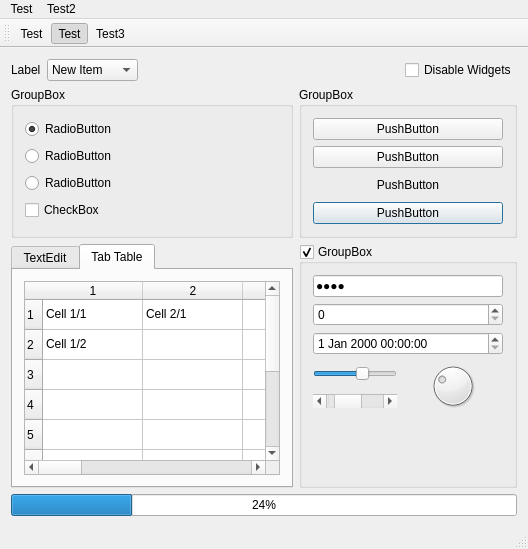
<?xml version="1.0" encoding="UTF-8"?>
<ui version="4.0">
 <class>MainWindow</class>
 <widget class="QMainWindow" name="MainWindow">
  <property name="windowTitle">
   <string>MainWindow</string>
  </property>
  <widget class="QWidget" name="centralWidget">
   <layout class="QGridLayout" name="gridLayout_2">
    <item row="0" column="0" colspan="2">
     <layout class="QHBoxLayout" name="horizontalLayout">
      <item>
       <widget class="QLabel" name="label">
        <property name="text">
         <string>Label</string>
        </property>
       </widget>
      </item>
      <item>
       <widget class="QComboBox" name="comboBox">
        <item>
         <property name="text">
          <string>New Item</string>
         </property>
        </item>
        <item>
         <property name="text">
          <string>New Item 2</string>
         </property>
        </item>
        <item>
         <property name="text">
          <string>New Item 3</string>
         </property>
        </item>
       </widget>
      </item>
      <item>
       <spacer name="horizontalSpacer">
        <property name="orientation">
         <enum>Qt::Horizontal</enum>
        </property>
        <property name="sizeHint" stdset="0">
         <size>
          <width>40</width>
          <height>20</height>
         </size>
        </property>
       </spacer>
      </item>
      <item>
       <widget class="QCheckBox" name="checkBox_4">
        <property name="text">
         <string>Disable Widgets</string>
        </property>
        <property name="checked">
         <bool>false</bool>
        </property>
       </widget>
      </item>
     </layout>
    </item>
    <item row="1" column="0">
     <widget class="QGroupBox" name="groupBox">
      <property name="title">
       <string>GroupBox</string>
      </property>
      <layout class="QVBoxLayout" name="verticalLayout_4">
       <item>
        <widget class="QRadioButton" name="radioButton">
         <property name="toolTipDuration">
          <number>-10</number>
         </property>
         <property name="text">
          <string>RadioButton</string>
         </property>
         <property name="checked">
          <bool>true</bool>
         </property>
        </widget>
       </item>
       <item>
        <widget class="QRadioButton" name="radioButton_2">
         <property name="text">
          <string>RadioButton</string>
         </property>
        </widget>
       </item>
       <item>
        <widget class="QRadioButton" name="radioButton_3">
         <property name="text">
          <string>RadioButton</string>
         </property>
        </widget>
       </item>
       <item>
        <widget class="QCheckBox" name="checkBox">
         <property name="text">
          <string>CheckBox</string>
         </property>
         <property name="checkable">
          <bool>true</bool>
         </property>
         <property name="checked">
          <bool>false</bool>
         </property>
         <property name="autoExclusive">
          <bool>false</bool>
         </property>
         <property name="tristate">
          <bool>true</bool>
         </property>
        </widget>
       </item>
      </layout>
     </widget>
    </item>
    <item row="1" column="1">
     <widget class="QGroupBox" name="groupBox_2">
      <property name="title">
       <string>GroupBox</string>
      </property>
      <layout class="QVBoxLayout" name="verticalLayout_3">
       <item>
        <widget class="QPushButton" name="pushButton">
         <property name="text">
          <string>PushButton</string>
         </property>
        </widget>
       </item>
       <item>
        <widget class="QPushButton" name="pushButton_2">
         <property name="text">
          <string>PushButton</string>
         </property>
         <property name="checkable">
          <bool>true</bool>
         </property>
        </widget>
       </item>
       <item>
        <widget class="QPushButton" name="pushButton_3">
         <property name="text">
          <string>PushButton</string>
         </property>
         <property name="flat">
          <bool>true</bool>
         </property>
        </widget>
       </item>
       <item>
        <widget class="QPushButton" name="pushButton_4">
         <property name="text">
          <string>PushButton</string>
         </property>
         <property name="default">
          <bool>true</bool>
         </property>
        </widget>
       </item>
      </layout>
     </widget>
    </item>
    <item row="2" column="0">
     <widget class="QTabWidget" name="tabWidget">
      <property name="currentIndex">
       <number>1</number>
      </property>
      <widget class="QWidget" name="tab">
       <attribute name="title">
        <string>TextEdit</string>
       </attribute>
       <layout class="QVBoxLayout" name="verticalLayout">
        <item>
         <widget class="QTextEdit" name="textEdit">
          <property name="html">
           <string>&lt;!DOCTYPE HTML PUBLIC &quot;-//W3C//DTD HTML 4.0//EN&quot; &quot;http://www.w3.org/TR/REC-html40/strict.dtd&quot;&gt;
&lt;html&gt;&lt;head&gt;&lt;meta name=&quot;qrichtext&quot; content=&quot;1&quot; /&gt;&lt;style type=&quot;text/css&quot;&gt;
p, li { white-space: pre-wrap; }
&lt;/style&gt;&lt;/head&gt;&lt;body style=&quot; font-family:'MS Shell Dlg 2'; font-size:8.25pt; font-weight:400; font-style:normal;&quot;&gt;
&lt;p style=&quot; margin-top:0px; margin-bottom:0px; margin-left:0px; margin-right:0px; -qt-block-indent:0; text-indent:0px;&quot;&gt;&lt;span style=&quot; font-family:'.SF NS Text'; font-size:13pt;&quot;&gt;test&lt;br /&gt;test&lt;br /&gt;test&lt;br /&gt;test&lt;br /&gt;test&lt;br /&gt;test&lt;br /&gt;test&lt;br /&gt;test&lt;br /&gt;test&lt;br /&gt;test&lt;br /&gt;test&lt;br /&gt;test&lt;br /&gt;test&lt;br /&gt;test&lt;br /&gt;test&lt;br /&gt;test&lt;br /&gt;test&lt;br /&gt;test&lt;br /&gt;test&lt;br /&gt;test&lt;br /&gt;test&lt;br /&gt;test&lt;br /&gt;test&lt;br /&gt;test&lt;br /&gt;test&lt;br /&gt;test&lt;br /&gt;test&lt;br /&gt;test&lt;br /&gt;test&lt;br /&gt;test&lt;br /&gt;test&lt;br /&gt;test&lt;br /&gt;test&lt;br /&gt;test&lt;br /&gt;test&lt;br /&gt;test&lt;br /&gt;test&lt;br /&gt;test&lt;br /&gt;test&lt;br /&gt;test&lt;br /&gt;test&lt;br /&gt;test&lt;br /&gt;test&lt;br /&gt;test&lt;br /&gt;test&lt;br /&gt;test&lt;br /&gt;test&lt;br /&gt;test&lt;br /&gt;test&lt;br /&gt;test&lt;br /&gt;test&lt;br /&gt;test&lt;br /&gt;test&lt;br /&gt;test&lt;br /&gt;test&lt;br /&gt;test&lt;br /&gt;test&lt;br /&gt;test&lt;br /&gt;test&lt;br /&gt;test&lt;br /&gt;test&lt;br /&gt;test&lt;br /&gt;test&lt;br /&gt;test&lt;br /&gt;test&lt;br /&gt;test&lt;br /&gt;&lt;/span&gt;&lt;/p&gt;&lt;/body&gt;&lt;/html&gt;</string>
          </property>
         </widget>
        </item>
       </layout>
      </widget>
      <widget class="QWidget" name="tab_2">
       <attribute name="title">
        <string>Tab Table</string>
       </attribute>
       <layout class="QVBoxLayout" name="verticalLayout_2">
        <item>
         <widget class="QTableWidget" name="tableWidget">
          <row>
           <property name="text">
            <string>1</string>
           </property>
          </row>
          <row>
           <property name="text">
            <string>2</string>
           </property>
          </row>
          <row>
           <property name="text">
            <string>3</string>
           </property>
          </row>
          <row>
           <property name="text">
            <string>4</string>
           </property>
          </row>
          <row>
           <property name="text">
            <string>5</string>
           </property>
          </row>
          <row>
           <property name="text">
            <string>6</string>
           </property>
          </row>
          <row>
           <property name="text">
            <string>7</string>
           </property>
          </row>
          <row>
           <property name="text">
            <string>8</string>
           </property>
          </row>
          <row>
           <property name="text">
            <string>9</string>
           </property>
          </row>
          <row>
           <property name="text">
            <string>10</string>
           </property>
          </row>
          <column>
           <property name="text">
            <string>1</string>
           </property>
          </column>
          <column>
           <property name="text">
            <string>2</string>
           </property>
          </column>
          <column>
           <property name="text">
            <string>3</string>
           </property>
          </column>
          <column>
           <property name="text">
            <string>4</string>
           </property>
          </column>
          <column>
           <property name="text">
            <string>5</string>
           </property>
          </column>
          <column>
           <property name="text">
            <string>6</string>
           </property>
          </column>
          <column>
           <property name="text">
            <string>7</string>
           </property>
          </column>
          <column>
           <property name="text">
            <string>8</string>
           </property>
          </column>
          <column>
           <property name="text">
            <string>9</string>
           </property>
          </column>
          <column>
           <property name="text">
            <string>10</string>
           </property>
          </column>
          <item row="0" column="0">
           <property name="text">
            <string>Cell 1/1</string>
           </property>
          </item>
          <item row="0" column="1">
           <property name="text">
            <string>Cell 2/1</string>
           </property>
          </item>
          <item row="1" column="0">
           <property name="text">
            <string>Cell 1/2</string>
           </property>
          </item>
         </widget>
        </item>
       </layout>
      </widget>
     </widget>
    </item>
    <item row="2" column="1">
     <widget class="QGroupBox" name="groupBox_3">
      <property name="title">
       <string>GroupBox</string>
      </property>
      <property name="checkable">
       <bool>true</bool>
      </property>
      <layout class="QGridLayout" name="gridLayout">
       <item row="3" column="1" rowspan="2">
        <widget class="QDial" name="dial">
         <property name="value">
          <number>30</number>
         </property>
        </widget>
       </item>
       <item row="2" column="0" colspan="2">
        <widget class="QDateTimeEdit" name="dateTimeEdit"/>
       </item>
       <item row="3" column="0">
        <widget class="QSlider" name="horizontalSlider">
         <property name="value">
          <number>60</number>
         </property>
         <property name="orientation">
          <enum>Qt::Horizontal</enum>
         </property>
        </widget>
       </item>
       <item row="1" column="0" colspan="2">
        <widget class="QSpinBox" name="spinBox"/>
       </item>
       <item row="4" column="0">
        <widget class="QScrollBar" name="horizontalScrollBar">
         <property name="value">
          <number>25</number>
         </property>
         <property name="orientation">
          <enum>Qt::Horizontal</enum>
         </property>
        </widget>
       </item>
       <item row="0" column="0" colspan="2">
        <widget class="QLineEdit" name="lineEdit">
         <property name="text">
          <string>test</string>
         </property>
         <property name="echoMode">
          <enum>QLineEdit::Password</enum>
         </property>
        </widget>
       </item>
       <item row="5" column="0" colspan="2">
        <spacer name="verticalSpacer">
         <property name="orientation">
          <enum>Qt::Vertical</enum>
         </property>
         <property name="sizeHint" stdset="0">
          <size>
           <width>20</width>
           <height>40</height>
          </size>
         </property>
        </spacer>
       </item>
      </layout>
     </widget>
    </item>
    <item row="3" column="0" colspan="2">
     <widget class="QProgressBar" name="progressBar">
      <property name="value">
       <number>24</number>
      </property>
     </widget>
    </item>
   </layout>
  </widget>
  <widget class="QMenuBar" name="menuBar">
   <property name="geometry">
    <rect>
     <x>0</x>
     <y>0</y>
     <width>514</width>
     <height>21</height>
    </rect>
   </property>
   <widget class="QMenu" name="menuTest">
    <property name="title">
     <string>Test</string>
    </property>
    <addaction name="actionTest"/>
    <addaction name="actionTest_2"/>
    <addaction name="separator"/>
    <addaction name="actionTest_3"/>
   </widget>
   <widget class="QMenu" name="menuTest2">
    <property name="title">
     <string>Test2</string>
    </property>
    <widget class="QMenu" name="menuTest2_2">
     <property name="title">
      <string>Test2</string>
     </property>
     <addaction name="actionTest3"/>
     <addaction name="actionTest3_2"/>
    </widget>
    <addaction name="menuTest2_2"/>
   </widget>
   <addaction name="menuTest"/>
   <addaction name="menuTest2"/>
  </widget>
  <widget class="QToolBar" name="mainToolBar">
   <attribute name="toolBarArea">
    <enum>TopToolBarArea</enum>
   </attribute>
   <attribute name="toolBarBreak">
    <bool>false</bool>
   </attribute>
   <addaction name="actionTest"/>
   <addaction name="actionTest_2"/>
   <addaction name="actionTest3"/>
  </widget>
  <widget class="QStatusBar" name="statusBar"/>
  <action name="actionTest">
   <property name="text">
    <string>Test</string>
   </property>
  </action>
  <action name="actionTest_2">
   <property name="checkable">
    <bool>true</bool>
   </property>
   <property name="checked">
    <bool>true</bool>
   </property>
   <property name="text">
    <string>Test</string>
   </property>
  </action>
  <action name="actionTest_3">
   <property name="checkable">
    <bool>true</bool>
   </property>
   <property name="text">
    <string>Test</string>
   </property>
  </action>
  <action name="actionTest3">
   <property name="text">
    <string>Test3</string>
   </property>
  </action>
  <action name="actionTest3_2">
   <property name="text">
    <string>Test3</string>
   </property>
  </action>
 </widget>
 <layoutdefault spacing="6" margin="11"/>
 <resources>
  <include location="darkstyle.qrc"/>
 </resources>
 <connections>
  <connection>
   <sender>checkBox_4</sender>
   <signal>toggled(bool)</signal>
   <receiver>groupBox_2</receiver>
   <slot>setDisabled(bool)</slot>
   <hints>
    <hint type="sourcelabel">
     <x>543</x>
     <y>70</y>
    </hint>
    <hint type="destinationlabel">
     <x>376</x>
     <y>97</y>
    </hint>
   </hints>
  </connection>
  <connection>
   <sender>checkBox_4</sender>
   <signal>toggled(bool)</signal>
   <receiver>groupBox</receiver>
   <slot>setDisabled(bool)</slot>
   <hints>
    <hint type="sourcelabel">
     <x>617</x>
     <y>70</y>
    </hint>
    <hint type="destinationlabel">
     <x>47</x>
     <y>104</y>
    </hint>
   </hints>
  </connection>
  <connection>
   <sender>checkBox_4</sender>
   <signal>toggled(bool)</signal>
   <receiver>tabWidget</receiver>
   <slot>setDisabled(bool)</slot>
   <hints>
    <hint type="sourcelabel">
     <x>623</x>
     <y>74</y>
    </hint>
    <hint type="destinationlabel">
     <x>234</x>
     <y>264</y>
    </hint>
   </hints>
  </connection>
  <connection>
   <sender>checkBox_4</sender>
   <signal>toggled(bool)</signal>
   <receiver>groupBox_3</receiver>
   <slot>setDisabled(bool)</slot>
   <hints>
    <hint type="sourcelabel">
     <x>503</x>
     <y>80</y>
    </hint>
    <hint type="destinationlabel">
     <x>503</x>
     <y>262</y>
    </hint>
   </hints>
  </connection>
  <connection>
   <sender>checkBox_4</sender>
   <signal>toggled(bool)</signal>
   <receiver>progressBar</receiver>
   <slot>setDisabled(bool)</slot>
   <hints>
    <hint type="sourcelabel">
     <x>631</x>
     <y>73</y>
    </hint>
    <hint type="destinationlabel">
     <x>607</x>
     <y>517</y>
    </hint>
   </hints>
  </connection>
  <connection>
   <sender>checkBox_4</sender>
   <signal>toggled(bool)</signal>
   <receiver>mainToolBar</receiver>
   <slot>setDisabled(bool)</slot>
   <hints>
    <hint type="sourcelabel">
     <x>648</x>
     <y>71</y>
    </hint>
    <hint type="destinationlabel">
     <x>105</x>
     <y>33</y>
    </hint>
   </hints>
  </connection>
  <connection>
   <sender>checkBox_4</sender>
   <signal>toggled(bool)</signal>
   <receiver>menuBar</receiver>
   <slot>setDisabled(bool)</slot>
   <hints>
    <hint type="sourcelabel">
     <x>634</x>
     <y>73</y>
    </hint>
    <hint type="destinationlabel">
     <x>64</x>
     <y>7</y>
    </hint>
   </hints>
  </connection>
  <connection>
   <sender>checkBox_4</sender>
   <signal>toggled(bool)</signal>
   <receiver>statusBar</receiver>
   <slot>setDisabled(bool)</slot>
   <hints>
    <hint type="sourcelabel">
     <x>650</x>
     <y>70</y>
    </hint>
    <hint type="destinationlabel">
     <x>533</x>
     <y>549</y>
    </hint>
   </hints>
  </connection>
  <connection>
   <sender>checkBox_4</sender>
   <signal>toggled(bool)</signal>
   <receiver>comboBox</receiver>
   <slot>setDisabled(bool)</slot>
   <hints>
    <hint type="sourcelabel">
     <x>626</x>
     <y>70</y>
    </hint>
    <hint type="destinationlabel">
     <x>297</x>
     <y>65</y>
    </hint>
   </hints>
  </connection>
  <connection>
   <sender>checkBox_4</sender>
   <signal>toggled(bool)</signal>
   <receiver>label</receiver>
   <slot>setDisabled(bool)</slot>
   <hints>
    <hint type="sourcelabel">
     <x>639</x>
     <y>78</y>
    </hint>
    <hint type="destinationlabel">
     <x>28</x>
     <y>66</y>
    </hint>
   </hints>
  </connection>
 </connections>
</ui>
